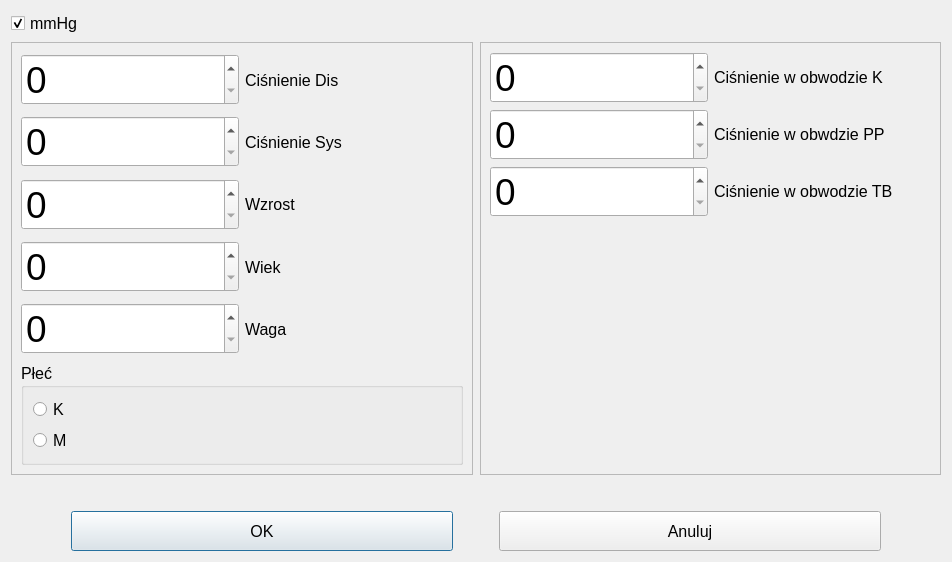
<?xml version="1.0" encoding="UTF-8"?>
<ui version="4.0">
 <class>cricketpressure_adv</class>
 <widget class="QDialog" name="cricketpressure_adv">
  <property name="geometry">
   <rect>
    <x>0</x>
    <y>0</y>
    <width>952</width>
    <height>562</height>
   </rect>
  </property>
  <property name="windowTitle">
   <string>Dialog</string>
  </property>
  <layout class="QGridLayout" name="gridLayout_2">
   <item row="3" column="0">
    <layout class="QHBoxLayout" name="horizontalLayout">
     <item>
      <spacer name="horizontalSpacer_2">
       <property name="orientation">
        <enum>Qt::Horizontal</enum>
       </property>
       <property name="sizeType">
        <enum>QSizePolicy::Preferred</enum>
       </property>
       <property name="sizeHint" stdset="0">
        <size>
         <width>60</width>
         <height>20</height>
        </size>
       </property>
      </spacer>
     </item>
     <item>
      <widget class="QPushButton" name="pushButton">
       <property name="sizePolicy">
        <sizepolicy hsizetype="Preferred" vsizetype="Preferred">
         <horstretch>0</horstretch>
         <verstretch>0</verstretch>
        </sizepolicy>
       </property>
       <property name="sizeIncrement">
        <size>
         <width>117</width>
         <height>70</height>
        </size>
       </property>
       <property name="baseSize">
        <size>
         <width>117</width>
         <height>70</height>
        </size>
       </property>
       <property name="font">
        <font>
         <pointsize>12</pointsize>
        </font>
       </property>
       <property name="text">
        <string>OK</string>
       </property>
      </widget>
     </item>
     <item>
      <spacer name="horizontalSpacer">
       <property name="orientation">
        <enum>Qt::Horizontal</enum>
       </property>
       <property name="sizeType">
        <enum>QSizePolicy::Fixed</enum>
       </property>
       <property name="sizeHint" stdset="0">
        <size>
         <width>19</width>
         <height>20</height>
        </size>
       </property>
      </spacer>
     </item>
     <item>
      <spacer name="verticalSpacer">
       <property name="orientation">
        <enum>Qt::Vertical</enum>
       </property>
       <property name="sizeType">
        <enum>QSizePolicy::Fixed</enum>
       </property>
       <property name="sizeHint" stdset="0">
        <size>
         <width>2</width>
         <height>40</height>
        </size>
       </property>
      </spacer>
     </item>
     <item>
      <spacer name="horizontalSpacer_4">
       <property name="orientation">
        <enum>Qt::Horizontal</enum>
       </property>
       <property name="sizeType">
        <enum>QSizePolicy::Fixed</enum>
       </property>
       <property name="sizeHint" stdset="0">
        <size>
         <width>19</width>
         <height>20</height>
        </size>
       </property>
      </spacer>
     </item>
     <item>
      <widget class="QPushButton" name="pushButton_2">
       <property name="sizePolicy">
        <sizepolicy hsizetype="Preferred" vsizetype="Preferred">
         <horstretch>0</horstretch>
         <verstretch>0</verstretch>
        </sizepolicy>
       </property>
       <property name="sizeIncrement">
        <size>
         <width>117</width>
         <height>70</height>
        </size>
       </property>
       <property name="font">
        <font>
         <pointsize>12</pointsize>
        </font>
       </property>
       <property name="text">
        <string>Anuluj</string>
       </property>
      </widget>
     </item>
     <item>
      <spacer name="horizontalSpacer_3">
       <property name="orientation">
        <enum>Qt::Horizontal</enum>
       </property>
       <property name="sizeType">
        <enum>QSizePolicy::Preferred</enum>
       </property>
       <property name="sizeHint" stdset="0">
        <size>
         <width>60</width>
         <height>20</height>
        </size>
       </property>
      </spacer>
     </item>
    </layout>
   </item>
   <item row="2" column="0">
    <spacer name="verticalSpacer_4">
     <property name="orientation">
      <enum>Qt::Vertical</enum>
     </property>
     <property name="sizeType">
      <enum>QSizePolicy::Fixed</enum>
     </property>
     <property name="sizeHint" stdset="0">
      <size>
       <width>20</width>
       <height>30</height>
      </size>
     </property>
    </spacer>
   </item>
   <item row="1" column="0">
    <layout class="QHBoxLayout" name="horizontalLayout_2">
     <item>
      <widget class="QFrame" name="frame">
       <property name="sizePolicy">
        <sizepolicy hsizetype="Expanding" vsizetype="Preferred">
         <horstretch>0</horstretch>
         <verstretch>0</verstretch>
        </sizepolicy>
       </property>
       <property name="frameShape">
        <enum>QFrame::StyledPanel</enum>
       </property>
       <property name="frameShadow">
        <enum>QFrame::Raised</enum>
       </property>
       <layout class="QGridLayout" name="gridLayout_5">
        <item row="0" column="0">
         <layout class="QGridLayout" name="gridLayout_4">
          <item row="3" column="0">
           <layout class="QHBoxLayout" name="horizontalLayout_9">
            <item>
             <widget class="QSpinBox" name="spinBox_7">
              <property name="font">
               <font>
                <pointsize>28</pointsize>
               </font>
              </property>
             </widget>
            </item>
            <item>
             <widget class="QLabel" name="label_7">
              <property name="font">
               <font>
                <pointsize>12</pointsize>
               </font>
              </property>
              <property name="text">
               <string>Wiek</string>
              </property>
             </widget>
            </item>
           </layout>
          </item>
          <item row="5" column="0">
           <widget class="QGroupBox" name="groupBox">
            <property name="font">
             <font>
              <pointsize>12</pointsize>
             </font>
            </property>
            <property name="title">
             <string>Płeć</string>
            </property>
            <layout class="QVBoxLayout" name="verticalLayout_2">
             <item>
              <widget class="QRadioButton" name="radioButton">
               <property name="font">
                <font>
                 <pointsize>12</pointsize>
                </font>
               </property>
               <property name="text">
                <string>K</string>
               </property>
              </widget>
             </item>
             <item>
              <widget class="QRadioButton" name="radioButton_2">
               <property name="font">
                <font>
                 <pointsize>12</pointsize>
                </font>
               </property>
               <property name="text">
                <string>M</string>
               </property>
              </widget>
             </item>
            </layout>
           </widget>
          </item>
          <item row="1" column="0">
           <layout class="QHBoxLayout" name="horizontalLayout_7">
            <item>
             <widget class="QSpinBox" name="spinBox_5">
              <property name="font">
               <font>
                <pointsize>28</pointsize>
               </font>
              </property>
             </widget>
            </item>
            <item>
             <widget class="QLabel" name="label_5">
              <property name="font">
               <font>
                <pointsize>12</pointsize>
               </font>
              </property>
              <property name="text">
               <string>Ciśnienie Sys</string>
              </property>
             </widget>
            </item>
           </layout>
          </item>
          <item row="0" column="0">
           <layout class="QHBoxLayout" name="horizontalLayout_6">
            <item>
             <widget class="QSpinBox" name="spinBox_4">
              <property name="font">
               <font>
                <pointsize>28</pointsize>
               </font>
              </property>
             </widget>
            </item>
            <item>
             <widget class="QLabel" name="label_4">
              <property name="font">
               <font>
                <pointsize>12</pointsize>
               </font>
              </property>
              <property name="text">
               <string>Ciśnienie Dis</string>
              </property>
             </widget>
            </item>
           </layout>
          </item>
          <item row="2" column="0">
           <layout class="QHBoxLayout" name="horizontalLayout_10">
            <item>
             <widget class="QSpinBox" name="spinBox_6">
              <property name="font">
               <font>
                <pointsize>28</pointsize>
               </font>
              </property>
             </widget>
            </item>
            <item>
             <widget class="QLabel" name="label_6">
              <property name="font">
               <font>
                <pointsize>12</pointsize>
               </font>
              </property>
              <property name="text">
               <string>Wzrost</string>
              </property>
             </widget>
            </item>
           </layout>
          </item>
          <item row="4" column="0">
           <layout class="QHBoxLayout" name="horizontalLayout_8">
            <item>
             <widget class="QSpinBox" name="spinBox_8">
              <property name="font">
               <font>
                <pointsize>28</pointsize>
               </font>
              </property>
             </widget>
            </item>
            <item>
             <widget class="QLabel" name="label_8">
              <property name="font">
               <font>
                <pointsize>12</pointsize>
               </font>
              </property>
              <property name="text">
               <string>Waga</string>
              </property>
             </widget>
            </item>
           </layout>
          </item>
         </layout>
        </item>
       </layout>
      </widget>
     </item>
     <item>
      <spacer name="verticalSpacer_3">
       <property name="orientation">
        <enum>Qt::Vertical</enum>
       </property>
       <property name="sizeHint" stdset="0">
        <size>
         <width>1</width>
         <height>40</height>
        </size>
       </property>
      </spacer>
     </item>
     <item>
      <widget class="QFrame" name="frame_2">
       <property name="sizePolicy">
        <sizepolicy hsizetype="Expanding" vsizetype="Preferred">
         <horstretch>0</horstretch>
         <verstretch>0</verstretch>
        </sizepolicy>
       </property>
       <property name="frameShape">
        <enum>QFrame::StyledPanel</enum>
       </property>
       <property name="frameShadow">
        <enum>QFrame::Raised</enum>
       </property>
       <layout class="QGridLayout" name="gridLayout">
        <item row="0" column="0">
         <layout class="QVBoxLayout" name="verticalLayout">
          <item>
           <layout class="QHBoxLayout" name="horizontalLayout_3">
            <item>
             <widget class="QSpinBox" name="spinBox_3">
              <property name="font">
               <font>
                <pointsize>28</pointsize>
               </font>
              </property>
              <property name="maximum">
               <number>310</number>
              </property>
             </widget>
            </item>
            <item>
             <widget class="QLabel" name="label">
              <property name="font">
               <font>
                <pointsize>12</pointsize>
               </font>
              </property>
              <property name="text">
               <string>Ciśnienie w obwodzie K</string>
              </property>
             </widget>
            </item>
           </layout>
          </item>
          <item>
           <layout class="QHBoxLayout" name="horizontalLayout_4">
            <item>
             <widget class="QSpinBox" name="spinBox_2">
              <property name="font">
               <font>
                <pointsize>28</pointsize>
               </font>
              </property>
              <property name="maximum">
               <number>310</number>
              </property>
             </widget>
            </item>
            <item>
             <widget class="QLabel" name="label_2">
              <property name="font">
               <font>
                <pointsize>12</pointsize>
               </font>
              </property>
              <property name="text">
               <string>Ciśnienie w obwdzie PP</string>
              </property>
             </widget>
            </item>
           </layout>
          </item>
          <item>
           <layout class="QHBoxLayout" name="horizontalLayout_5">
            <item>
             <widget class="QSpinBox" name="spinBox">
              <property name="font">
               <font>
                <pointsize>28</pointsize>
               </font>
              </property>
              <property name="maximum">
               <number>310</number>
              </property>
             </widget>
            </item>
            <item>
             <widget class="QLabel" name="label_3">
              <property name="text">
               <string>&lt;html&gt;&lt;head/&gt;&lt;body&gt;&lt;p&gt;&lt;span style=&quot; font-size:12pt;&quot;&gt;Ciśnienie w obwodzie TB&lt;/span&gt;&lt;/p&gt;&lt;/body&gt;&lt;/html&gt;</string>
              </property>
             </widget>
            </item>
           </layout>
          </item>
         </layout>
        </item>
        <item row="1" column="0">
         <spacer name="verticalSpacer_2">
          <property name="orientation">
           <enum>Qt::Vertical</enum>
          </property>
          <property name="sizeHint" stdset="0">
           <size>
            <width>20</width>
            <height>227</height>
           </size>
          </property>
         </spacer>
        </item>
       </layout>
      </widget>
     </item>
    </layout>
   </item>
   <item row="0" column="0">
    <widget class="QCheckBox" name="checkBox">
     <property name="font">
      <font>
       <pointsize>12</pointsize>
      </font>
     </property>
     <property name="text">
      <string>mmHg</string>
     </property>
     <property name="checked">
      <bool>true</bool>
     </property>
    </widget>
   </item>
  </layout>
 </widget>
 <resources/>
 <connections/>
</ui>
